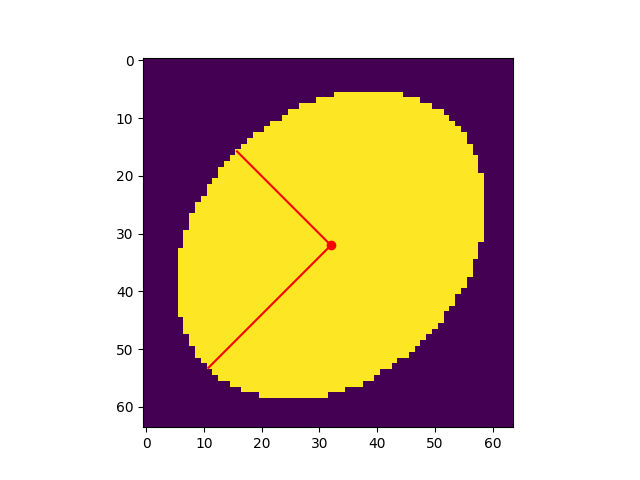
#> input picture src/augmentation/principal_axes_ellipse.png, 640 x 480 px
$ python -i aug_stretch.py   (imports and definitions only)
#> lines starting #> are read from the running program, lines starting #| are printed output that depends on the picture
import cv2
import numpy as np
from typing import Tuple


# [202 lines left out: functions augment_uniform_stretch, augment_directional_stretch, not called in this run]

def augment_volume_preserving_stretch(image: np.array,
                                      label: np.array = None,
                                      output_size: int = 64,
                                      max_stretch_factor: float = 1.5,
                                      random_seed: int = None):
    '''
    Perform volume preserving stretch.
    The output image size can be smaller than the input image size.
    For simplicity, the input and output images/patches are always square shaped.

    To implement volume preserving stretch, we will
        1. Find the principal axes of the object.
        2. Rotate the image clockwise by the angle between the x-axis and the first principal axis.
        2. Stretch along one principal axes and shrink along the other. Randomly decide which one to stretch and which one to shrink.
        3. Rotate it back.
    '''
    input_size = image.shape[0]
    if output_size is None:
        output_size = input_size
    assert input_size >= output_size

    if random_seed is not None:
        np.random.seed(random_seed)

    assert max_stretch_factor >= 1.0
    stretch_factor = np.random.uniform(1.0, max_stretch_factor)
    stretched_size = int(input_size * stretch_factor)

    center_crop_hw_begin = (input_size - output_size) // 2
    center_crop_hw_end = center_crop_hw_begin + output_size

    # Find the principal axes of the object.
    _, _, eigenvectors = _get_centroid_and_axes(image)
    paxis1 = eigenvectors[0,:]
    paxis2 = eigenvectors[1,:]

    # Angle between the x-axis and the first principal axis.
    radian = np.arccos(np.dot(paxis1, np.array([1,0])) / (np.linalg.norm(paxis1) * 1))
    angle = np.degrees(radian)
    # Report the angle for rotation for plotting purposes.
    rotation_angle = angle

    # Rotate forward.
    rotation_matrix = cv2.getRotationMatrix2D(
        (input_size / 2, input_size / 2), angle, 1)
    image_rotFwd = cv2.warpAffine(
        image, rotation_matrix,
        (input_size, input_size))
    if label is not None:
        label_rotFwd = cv2.warpAffine(
            label,
            rotation_matrix, (input_size, input_size),
            flags=cv2.INTER_NEAREST)


    # stretched_size > input_size, always.
    placement_h_begin = (stretched_size - input_size) // 2
    placement_h_end = placement_h_begin + input_size

    # Randomly decide which principal axis to stretch and which one to shrink.
    # TODO: !check whether placement_h_begin and placement_h_end are correct.
    if np.random.uniform(0, 1) > 0.5:
        image_stretched = cv2.resize(image_rotFwd, (input_size, stretched_size))[
            placement_h_begin:placement_h_end, :]
        if label is not None:
            label_stretched = cv2.resize(label_rotFwd, (input_size, stretched_size),
                                        interpolation=cv2.INTER_NEAREST)[
                                            placement_h_begin:placement_h_end, :]
    else:
        image_stretched = cv2.resize(image_rotFwd, (stretched_size, input_size))[
            :, placement_h_begin:placement_h_end]
        if label is not None:
            label_stretched = cv2.resize(label_rotFwd, (stretched_size, input_size),
                                        interpolation=cv2.INTER_NEAREST)[
                                            :, placement_h_begin:placement_h_end]

    # Rotate backward.
    angle = -angle
    rotation_matrix = cv2.getRotationMatrix2D(
        (input_size / 2, input_size / 2), angle, 1)
    image_rotBwd = cv2.warpAffine(
        image_stretched, rotation_matrix,
        (input_size, input_size))
    if label is not None:
        label_rotBwd = cv2.warpAffine(
            label_stretched,
            rotation_matrix, (input_size, input_size),
            flags=cv2.INTER_NEAREST)

    if len(image.shape) == 3:
        image_stretched = image_rotBwd[center_crop_hw_begin:center_crop_hw_end,
                                       center_crop_hw_begin:center_crop_hw_end, :]
    else:
        assert len(image.shape) == 2
        image_stretched = image_rotBwd[center_crop_hw_begin:center_crop_hw_end,
                                       center_crop_hw_begin:center_crop_hw_end]

    assert image_stretched.shape[0] == output_size
    assert image_stretched.shape[1] == output_size

    if label is not None:
        label_stretched = label_rotBwd[
            center_crop_hw_begin:center_crop_hw_end,
            center_crop_hw_begin:center_crop_hw_end]

        assert label_stretched.shape[0] == output_size
        assert label_stretched.shape[1] == output_size

        return image_stretched, label_stretched, rotation_angle
    return image_stretched, rotation_angle


def _get_centroid_and_axes(image: np.array) -> Tuple[Tuple[int, int], np.array, np.array]:
    '''
        Return centroid and principal axes of object in image.
        image: numpy array of shape (height, width, channel)
        centroid: tuple of (x,y) coordinates of centroid
        eigenvalues: tuple of eigenvalues of covariance matrix
        eigenvectors: tuple of eigenvectors of covariance matrix

        Note: The eigenvalues do not reflect the actual length of the principal axes, but
        rather the spread of pixel values along the principal axes.

    '''
    # Convert image to grayscale
    if image.shape[-1] == 3:
        gray = cv2.cvtColor(image, cv2.COLOR_BGR2GRAY)
    else:
        gray = image

    # Calculate Moments
    moments = cv2.moments(gray)

    # Calculate x,y coordinate of center
    cX = int(moments["m10"] / moments["m00"])
    cY = int(moments["m01"] / moments["m00"])

    # Calculate the covariance matrix
    mu20 = moments['mu20'] / moments['m00']
    mu02 = moments['mu02'] / moments['m00']
    mu11 = moments['mu11'] / moments['m00']

    covariance_matrix = np.array([[mu20, mu11], [mu11, mu02]])

    # Eigenvalues and eigenvectors
    eigenvalues, eigenvectors = np.linalg.eigh(covariance_matrix)

    return (cX, cY), eigenvalues, eigenvectors


# [2 lines not run here, left out]

>>> import cv2
>>> picture = cv2.imread('principal_axes_ellipse.png')
#> picture is the input picture: shape (480, 640, 3); mean B, G, R 166, 194.5, 214
>>> result = augment_volume_preserving_stretch(picture)
#> in _get_centroid_and_axes, `gray = cv2.cvtColor(image, cv2.COLOR_BGR2GRAY)`:
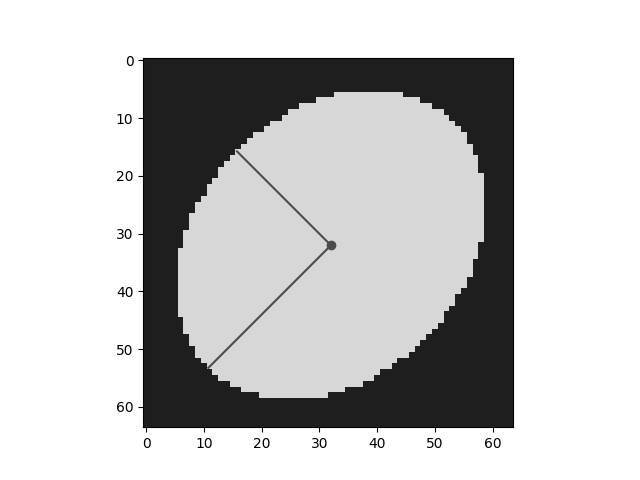
#> gray: shape (480, 640); min 0, max 255, mean 196.9
#> in _get_centroid_and_axes, `moments = cv2.moments(gray)`: moments = moments, m00 60479430, centre m10/m00, m01/m00 = (317.9, 238.7)
#> in _get_centroid_and_axes, `cX = int(moments["m10"] / moments["m00"])`: cX = 317
#> in _get_centroid_and_axes, `cY = int(moments["m01"] / moments["m00"])`: cY = 238
#> in _get_centroid_and_axes, `mu20 = moments['mu20'] / moments['m00']`: mu20 = 39548.7
#> in _get_centroid_and_axes, `mu02 = moments['mu02'] / moments['m00']`: mu02 = 20243.7
#> in _get_centroid_and_axes, `mu11 = moments['mu11'] / moments['m00']`: mu11 = -344.5
#> in _get_centroid_and_axes, `covariance_matrix = np.array([[mu20, mu11], [mu11, mu02]])`: covariance_matrix = [[39548.7, -344.5], [-344.5, 20243.7]]
#> in _get_centroid_and_axes, `eigenvalues, eigenvectors = np.linalg.eigh(covariance_matrix)`: eigenvalues = [20237.6, 39554.8]; eigenvectors = [[-0.0178, -1], [-1, 0.0178]]
#> in augment_volume_preserving_stretch, `paxis1 = eigenvectors[0,:]`: paxis1 = [-0.0178, -1]
#> in augment_volume_preserving_stretch, `paxis2 = eigenvectors[1,:]`: paxis2 = [-1, 0.0178]
#> in augment_volume_preserving_stretch, `radian = np.arccos(np.dot(paxis1, np.array([1,0])) / (np.linalg.norm(p..`: radian = 1.59
#> in augment_volume_preserving_stretch, `angle = np.degrees(radian)`: angle = 91.02
#> in augment_volume_preserving_stretch, `rotation_matrix = cv2.getRotationMatrix2D( (input_size / 2, input_size..`: rotation_matrix = [[-0.0178, 1, 4.32], [-1, -0.0178, 484.2]]
#> in augment_volume_preserving_stretch, `image_rotFwd = cv2.warpAffine( image, rotation_matrix, (input_size, in..`:
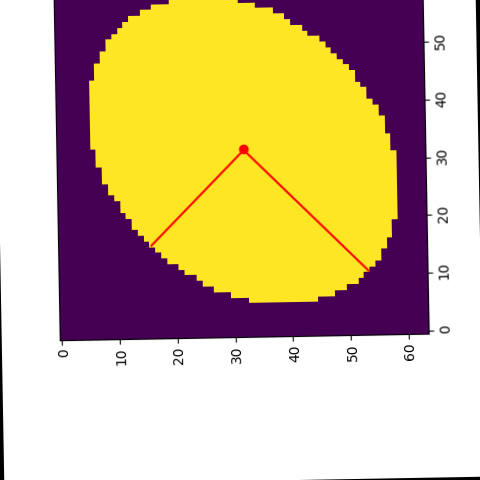
#> image_rotFwd: shape (480, 480, 3); mean B, G, R 144.3, 186.2, 208.9
#> in augment_volume_preserving_stretch, `image_stretched = cv2.resize(image_rotFwd, (input_size, stretched_size..`:
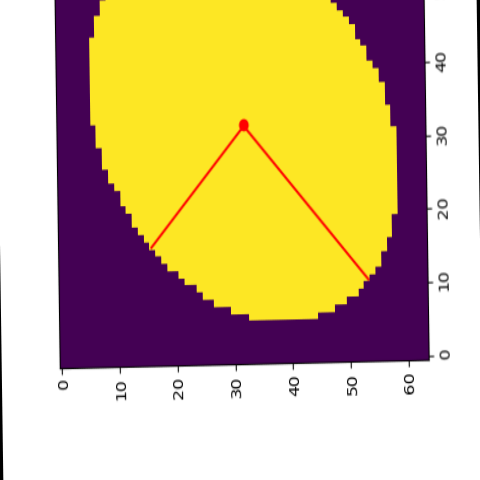
#> image_stretched: shape (480, 480, 3); mean B, G, R 135.3, 184.1, 208.1
#> in augment_volume_preserving_stretch, `angle = -angle`: angle = -91.02
#> in augment_volume_preserving_stretch, `rotation_matrix = cv2.getRotationMatrix2D( (input_size / 2, input_size..`: rotation_matrix = [[-0.0178, -1, 484.2], [1, -0.0178, 4.32]]
#> in augment_volume_preserving_stretch, `image_rotBwd = cv2.warpAffine( image_stretched, rotation_matrix, (inpu..`:
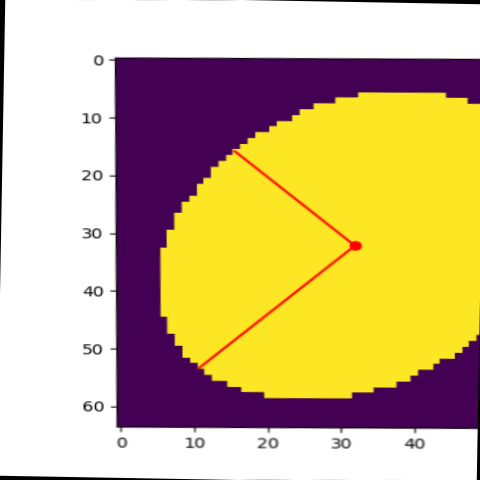
#> image_rotBwd: shape (480, 480, 3); mean B, G, R 134.3, 182.9, 206.8
#> in augment_volume_preserving_stretch, `image_stretched = image_rotBwd[center_crop_hw_begin:center_crop_hw_end..`:
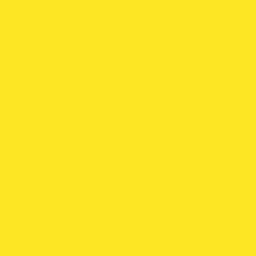
#> image_stretched: shape (64, 64, 3) (shown 4 times larger); mean B, G, R 36, 231, 253
